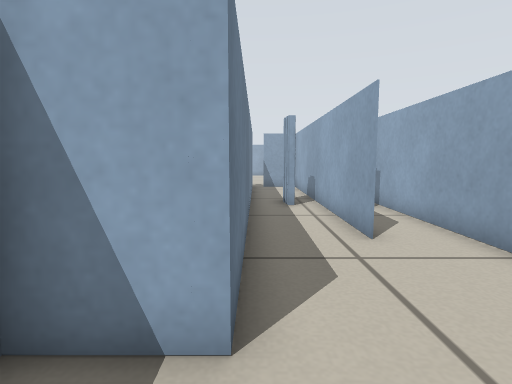
[1] (above)

12 first-person views from a walk through a world built for the Player/Stage simulator. The camera is 0.41 m above the floor, tilts 6° down and sees 80° across. The lines on the ground mark 1 m squares. The floor is counted in squares, 0.25 m on a side. Each view is taken from the middle of a square. On the plan, view 1 faces up. The plan holds only what a view shows up to about 15 squares ahead; the rest is blank. The place goes on beyond the plan. The robots in the file are not drawn.

[2]
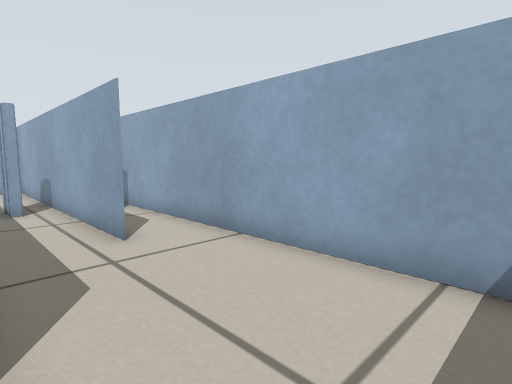

[3]
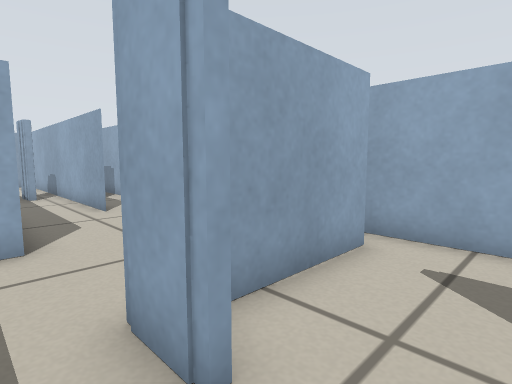

[4]
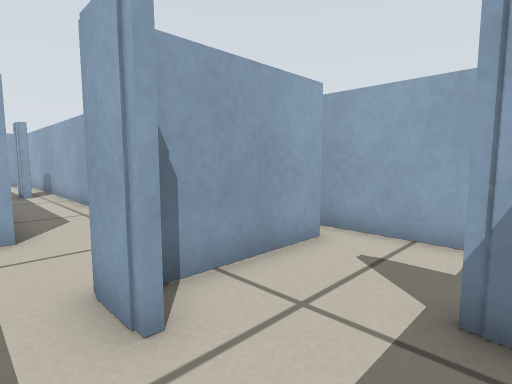

[5]
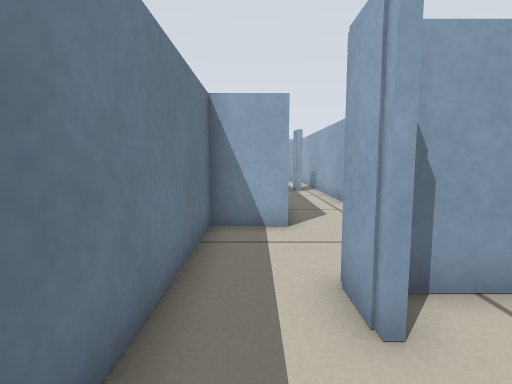

[6]
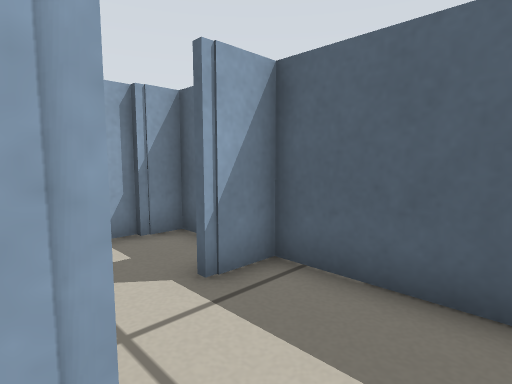

[7]
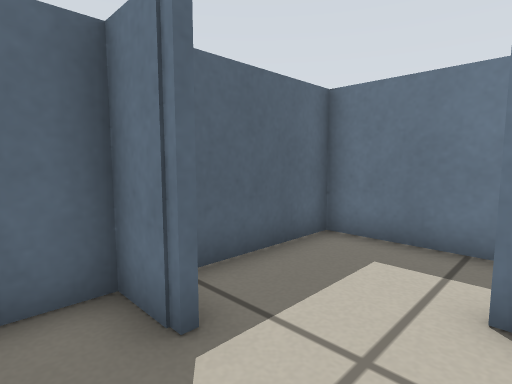

[8]
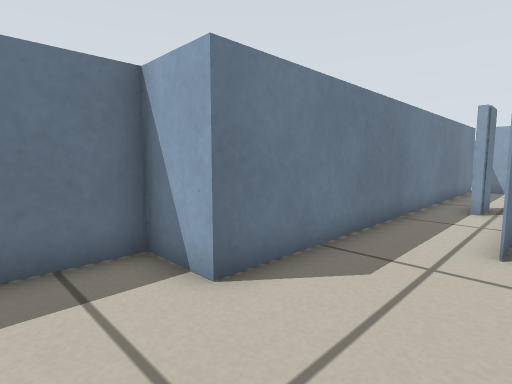

[9]
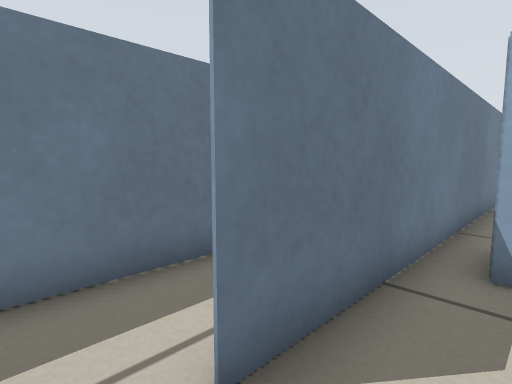

[10]
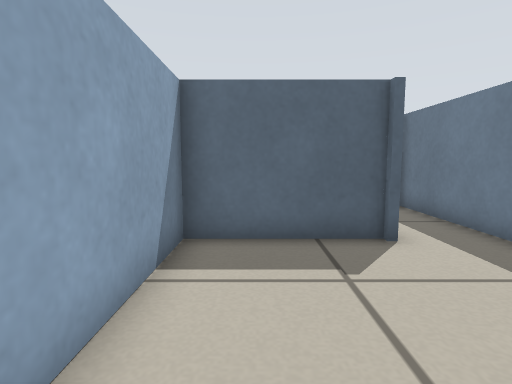

[11]
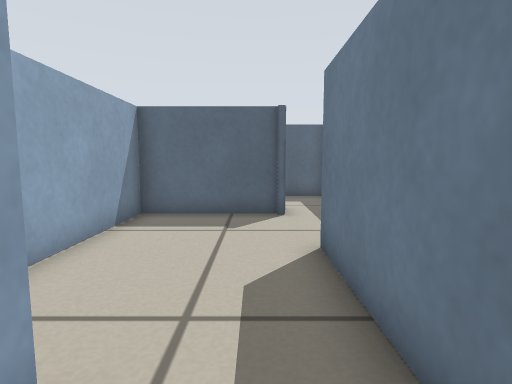

[12]
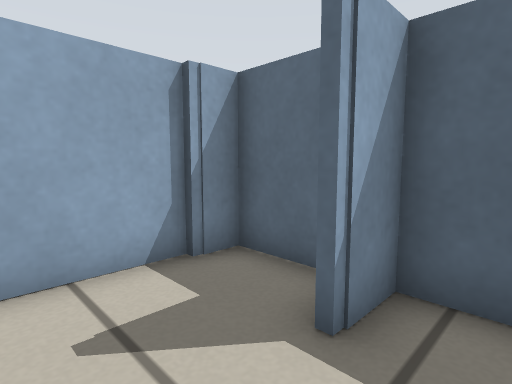

### Floor plan
Points are (right, up) in squares from view 1. A wall is a line through its corners. A room is listed if a view was taken in it or the views show most of it. See-through windows are left out.
Room 1 (views 1, 2, 8, 9, 10, 11)
walls: (2.4, 6.1) (2.4, 11.5) (2.4, 6.1); (0.1, -1.2) (4.5, -1.2) (4.5, 11.5); (-0.2, 11.5) (-0.2, 2.4)
ways out: opening at (0, 1) to room 3
Room 2 (views 3, 4, 5, 6, 7, 12)
walls: (0.1, -2.5) (0.1, -1.2); (4.6, -1.4) (0.8, -1.4); (5.5, -4.9) (5.5, -0.8); (-2.1, -0.6) (-2.1, -5.8) (2.4, -5.8) (2.4, -4.6) (2.6, -4.6) (2.6, -5.8) (5.3, -5.8) (5.3, -4.8)
ways out: opening at (-1, -1.5) to room 3
Room 3 (no view inside)
walls: (-0.2, 2.4) (-2.1, 2.4) (-2.1, -0.6)
ways out: opening at (0, 1) to room 1; opening at (-1, -1.5) to room 2

Positions as (right, up) in squares from view 1, and headings:
1: (0, 0), facing up
2: (0, 0), facing up-right
3: (-1, -4), facing up-right
4: (-1, -5), facing up-right
5: (-1, -5), facing up
6: (-1, -2), facing down-right
7: (4, -2), facing down-left
8: (3, 0), facing up-left
9: (4, 5), facing up-left
10: (3, 5), facing down
11: (1, 8), facing down
12: (1, -2), facing down-right
